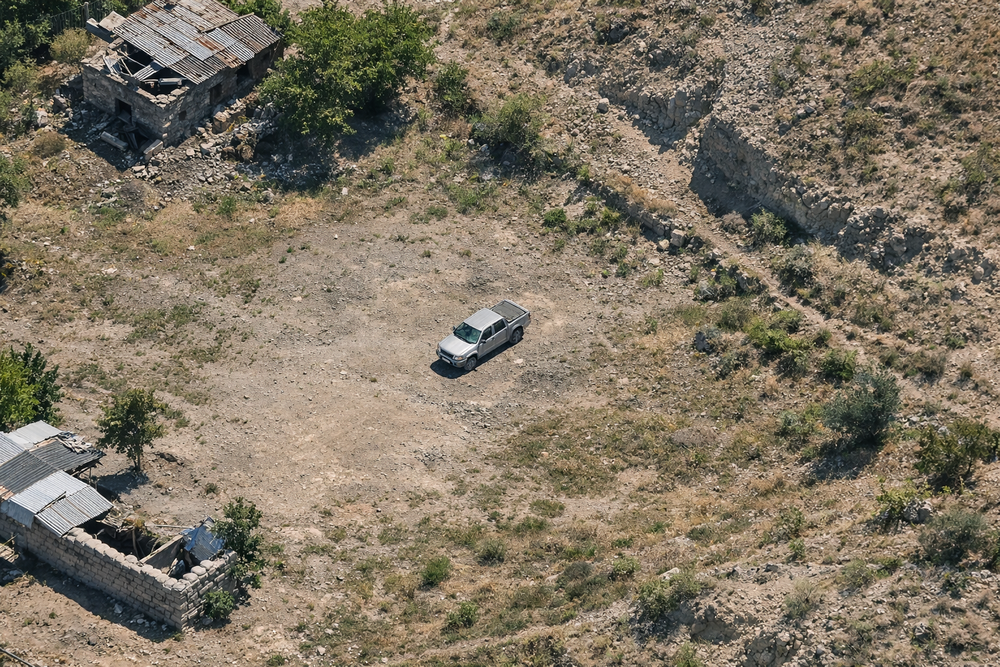
#> input picture nesne algılama ve detaylı görüntü analizi/hedef.png, 1000 x 667 px, shrunk from 1536 x 1024 before the run
$ python histogramEsikleme.py
#> lines starting #> are read from the running program, lines starting #| are printed output that depends on the picture
import cv2 as cv
import numpy as np
from matplotlib import pyplot as plt

def gri_histogram(gri_resim):
    h, w = gri_resim.shape
    histogram = np.zeros(256, dtype=np.int32)

    for satir in range(h):
        for sutun in range(w):
            piksel_degeri = gri_resim[satir, sutun]
            histogram[piksel_degeri] += 1

    piksel_degerleri = np.arange(256)

    plt.figure() # grafik penceresi açar
    plt.bar(piksel_degerleri, histogram)  # histogrami cubuk grafiği olarak cizer
    plt.xlabel("Piksel Değeri (0-255)") # garafiğin x eksenını ısımlendırır
    plt.ylabel("Frekans") # grafiğin y eksenini isimlendirir
    plt.title("Gri Seviye Histogramı") # grafik başlığı
    plt.show() # grafiği ekranda gösterir

# ---- ANA PROGRAM ----
orijinal_resim = cv.imread("../nesne algılama ve detaylı görüntü analizi/hedef.png")
#> orijinal_resim is the input picture: shape (667, 1000, 3); mean B, G, R 98.3, 115.7, 125.7

cv.imshow("Orijinal Resim", orijinal_resim)
cv.waitKey(0)

gri_resim = cv.cvtColor(orijinal_resim, cv.COLOR_BGR2GRAY)
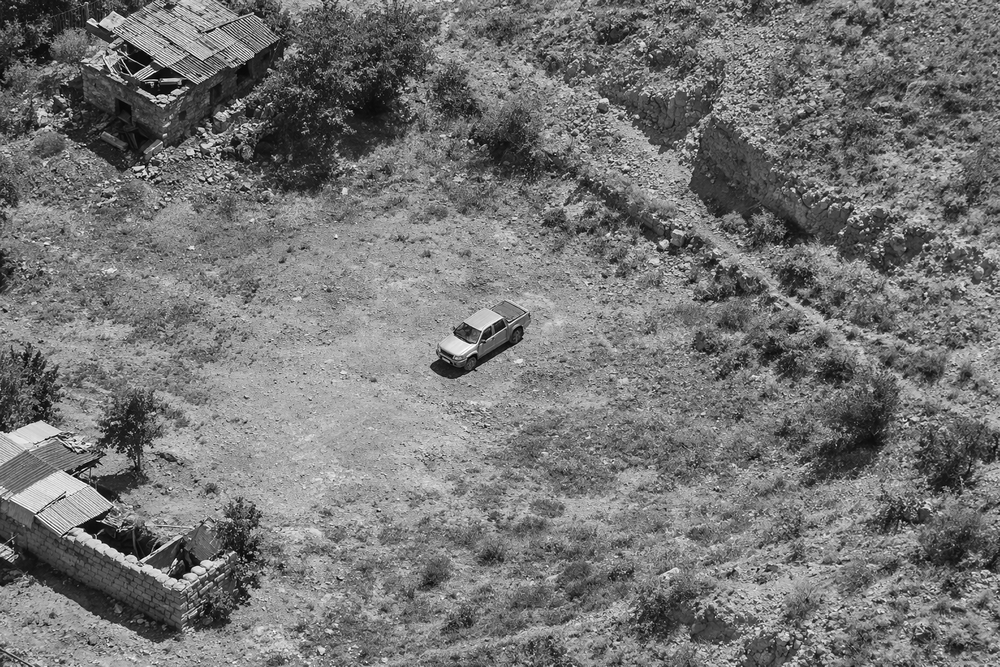
#> gri_resim: shape (667, 1000); min 0, max 255, mean 116.7
gri_histogram(gri_resim)
#> after the loop in gri_histogram, `for satir in range(h):`: histogram = 256 values, max 5357 at index 148, min 8 at index 253, mean 2605.5
#> in gri_histogram, `plt.show()`:
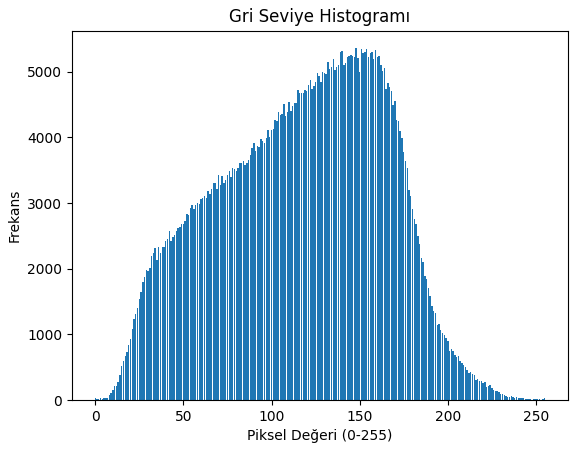
#> figure drawn by matplotlib, 1 panel; tallest bar 5357 high, from x = 147.6 to 148.4

esikleme=cv.equalizeHist(gri_resim)
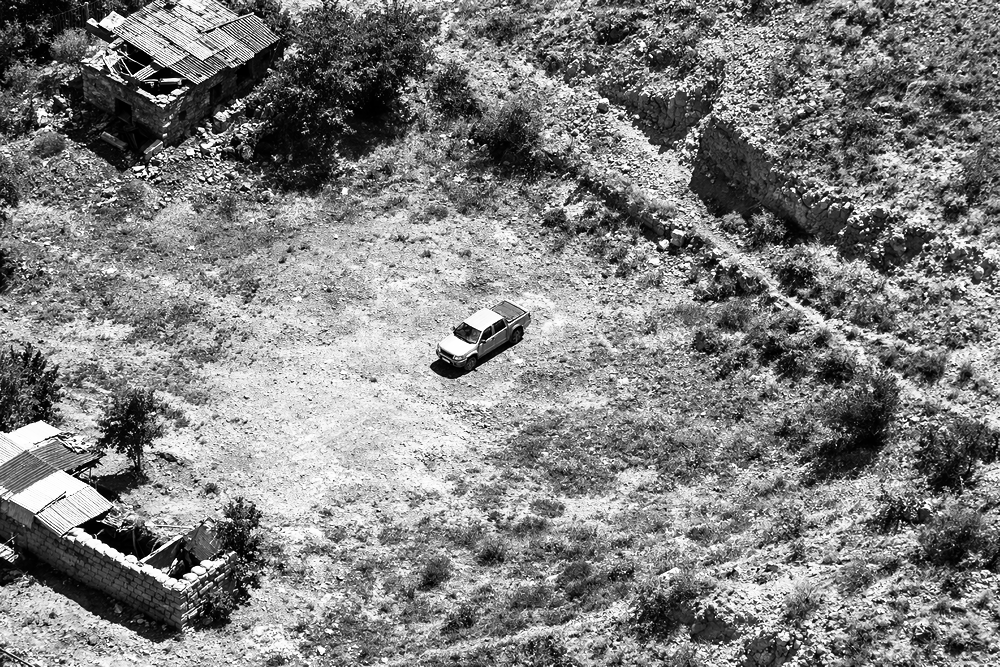
#> esikleme: shape (667, 1000); min 0, max 255, mean 128.3
cv.imshow("Esikleme", esikleme)
cv.waitKey(0)
